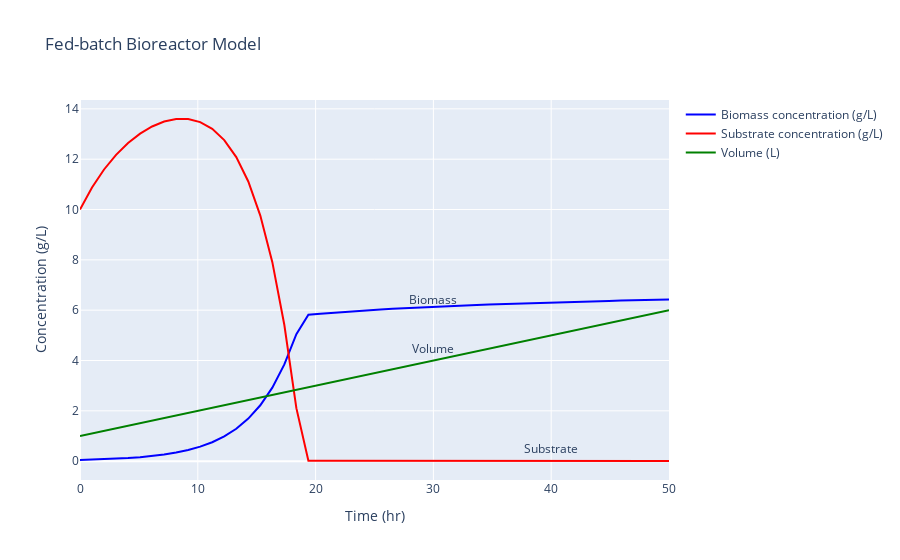

The code cell stored with this chart in its notebook:
### Code cell
#Code for modeling Fed-batch bioreactor

#Test values (erase before combining with entire model)

mumax = .311 #1/hr
Ks = .1 #substrate saturation constant (g/L)
Yxs = 0.35 # biomass yield / substrate yield (g/g)
Si = 20 #initial cubstrate concentration (g/L)
F = 0.1 #L/hr

#Once the mu-max value of obtained from the model, we can use it here to model the cell

import numpy as np 
from scipy.integrate import odeint 
import plotly.graph_objects as go

def growthRate(X,S):
    growthRate = (mumax/(Ks + S)*S) *X
    return growthRate

#system of ODEs
def FedBatchChange(y,t): 
    X, S, V = y
    dXdt = -F/V * X + growthRate(X,S)
    dSdt = F/V * (Si-S) - growthRate(X,S) / Yxs
    dVdt = F
    return [dXdt, dSdt, dVdt]

IC = [0.05, 10, 1]
t = np.linspace(0,50)

ChangeWithTime = odeint(FedBatchChange,IC,t)
X,S,V = ChangeWithTime.transpose()


fig = go.Figure()

fig.add_trace(go.Scatter(x=t, y=X))
fig.add_trace(go.Scatter(x=t, y=S))
#fig.add_trace(go.Scatter(x=t, y=V))

fig = go.Figure()

fig.add_trace(go.Scatter(x=t, y=X, mode='lines', name='Biomass concentration (g/L)', line=dict(color='blue'), hovertemplate='Time: %{x} hr<br>Biomass concentration: %{y} g/L'))
fig.add_trace(go.Scatter(x=t, y=S, mode='lines', name='Substrate concentration (g/L)', line=dict(color='red'), hovertemplate='Time: %{x} hr<br>Substrate concentration: %{y} g/L'))
fig.add_trace(go.Scatter(x=t, y=V, mode='lines', name='Volume (L)', line=dict(color='green'), hovertemplate='Time: %{x} hr<br>Volume: %{y} L'))



# Annotations
fig.add_annotation(x=30, y=X[-1], text="Biomass", showarrow=False, arrowhead=1)
fig.add_annotation(x=40, y=S[-1]+0.5, text="Substrate", showarrow=False, arrowhead=1)
fig.add_annotation(x=30, y=V[-16], text="Volume", showarrow=False, arrowhead=1)

fig.update_layout(title='Fed-batch Bioreactor Model',
                   xaxis_title='Time (hr)',
                   yaxis_title='Concentration (g/L)')
fig.show()

### Figure 1 — Plotly figure (JSON) as saved in the notebook; plotly's stock layout.template omitted (floating-point values rounded to 4 significant figures)
{"data": [{"hovertemplate": "Time: %{x} hr<br>Biomass concentration: %{y} g/L", "line": {"color": "blue"}, "mode": "lines", "name": "Biomass concentration (g/L)", "type": "scatter", "x": [0, 1.02, 2.041, 3.061, 4.082, 5.102, 6.122, 7.143, 8.163, 9.184, 10.2, 11.22, 12.24, 13.27, 14.29, 15.31, 16.33, 17.35, 18.37, 19.39, 20.41, 21.43, 22.45, 23.47, 24.49, 25.51, 26.53, 27.55, 28.57, 29.59, 30.61, 31.63, 32.65, 33.67, 34.69, 35.71, 36.73, 37.76, 38.78, 39.8, 40.82, 41.84, 42.86, 43.88, 44.9, 45.92, 46.94, 47.96, 48.98, 50], "y": [0.05, 0.06213, 0.07788, 0.09835, 0.125, 0.1597, 0.2049, 0.2641, 0.3415, 0.4431, 0.5765, 0.752, 0.9831, 1.288, 1.69, 2.221, 2.922, 3.845, 5.047, 5.821, 5.86, 5.897, 5.932, 5.965, 5.995, 6.024, 6.052, 6.077, 6.102, 6.125, 6.147, 6.168, 6.188, 6.207, 6.225, 6.242, 6.259, 6.275, 6.29, 6.304, 6.318, 6.332, 6.345, 6.357, 6.369, 6.381, 6.392, 6.402, 6.413, 6.423]}, {"hovertemplate": "Time: %{x} hr<br>Substrate concentration: %{y} g/L", "line": {"color": "red"}, "mode": "lines", "name": "Substrate concentration (g/L)", "type": "scatter", "x": [0, 1.02, 2.041, 3.061, 4.082, 5.102, 6.122, 7.143, 8.163, 9.184, 10.2, 11.22, 12.24, 13.27, 14.29, 15.31, 16.33, 17.35, 18.37, 19.39, 20.41, 21.43, 22.45, 23.47, 24.49, 25.51, 26.53, 27.55, 28.57, 29.59, 30.61, 31.63, 32.65, 33.67, 34.69, 35.71, 36.73, 37.76, 38.78, 39.8, 40.82, 41.84, 42.86, 43.88, 44.9, 45.92, 46.94, 47.96, 48.98, 50], "y": [10, 10.88, 11.59, 12.17, 12.64, 13.02, 13.3, 13.5, 13.6, 13.6, 13.47, 13.21, 12.76, 12.08, 11.11, 9.76, 7.909, 5.41, 2.105, 0.01516, 0.01446, 0.01383, 0.01324, 0.01271, 0.01222, 0.01176, 0.01134, 0.01094, 0.01058, 0.01023, 0.009911, 0.009609, 0.009324, 0.009056, 0.008803, 0.008564, 0.008337, 0.008122, 0.007918, 0.007724, 0.007539, 0.007363, 0.007195, 0.007034, 0.006881, 0.006734, 0.006593, 0.006458, 0.006328, 0.006203]}, {"hovertemplate": "Time: %{x} hr<br>Volume: %{y} L", "line": {"color": "green"}, "mode": "lines", "name": "Volume (L)", "type": "scatter", "x": [0, 1.02, 2.041, 3.061, 4.082, 5.102, 6.122, 7.143, 8.163, 9.184, 10.2, 11.22, 12.24, 13.27, 14.29, 15.31, 16.33, 17.35, 18.37, 19.39, 20.41, 21.43, 22.45, 23.47, 24.49, 25.51, 26.53, 27.55, 28.57, 29.59, 30.61, 31.63, 32.65, 33.67, 34.69, 35.71, 36.73, 37.76, 38.78, 39.8, 40.82, 41.84, 42.86, 43.88, 44.9, 45.92, 46.94, 47.96, 48.98, 50], "y": [1, 1.102, 1.204, 1.306, 1.408, 1.51, 1.612, 1.714, 1.816, 1.918, 2.02, 2.122, 2.224, 2.327, 2.429, 2.531, 2.633, 2.735, 2.837, 2.939, 3.041, 3.143, 3.245, 3.347, 3.449, 3.551, 3.653, 3.755, 3.857, 3.959, 4.061, 4.163, 4.265, 4.367, 4.469, 4.571, 4.673, 4.776, 4.878, 4.98, 5.082, 5.184, 5.286, 5.388, 5.49, 5.592, 5.694, 5.796, 5.898, 6.0]}], "layout": {"annotations": [{"arrowhead": 1, "showarrow": false, "text": "Biomass", "x": 30, "y": 6.423}, {"arrowhead": 1, "showarrow": false, "text": "Substrate", "x": 40, "y": 0.5062}, {"arrowhead": 1, "showarrow": false, "text": "Volume", "x": 30, "y": 4.469}], "title": {"text": "Fed-batch Bioreactor Model"}, "xaxis": {"title": {"text": "Time (hr)"}}, "yaxis": {"title": {"text": "Concentration (g/L)"}}}}
